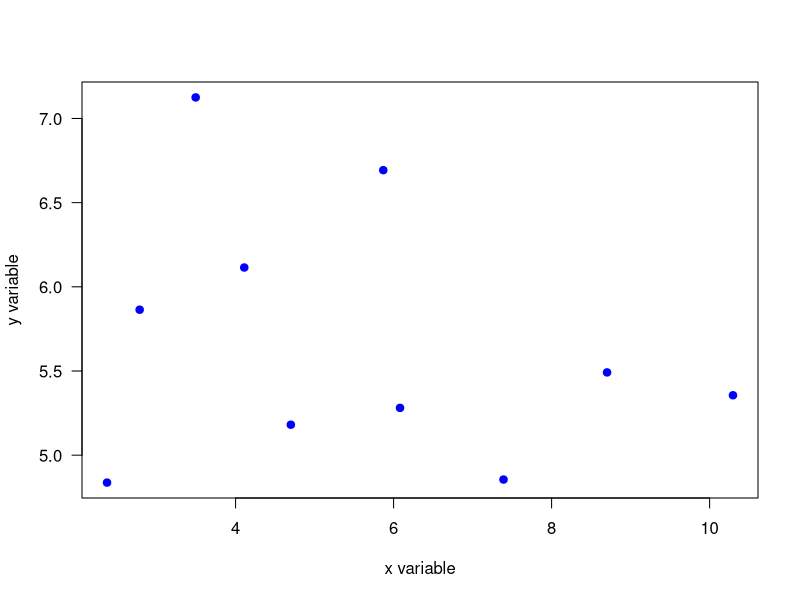

The R script that drew this image:
## ---- chunk 1
# simulate data for x and y
x.t <- rnorm(10, 5, 2)
y.t <- rnorm(10, 6, 1)

## ---- chunk 2
# produce a plot of x and y
plot(x.t, y.t, xlab = "x variable", ylab = "y variable", pch = 19, col = "blue", las = 1)

## ---- chunk 3
summary(lm(y.t ~ x.t))

